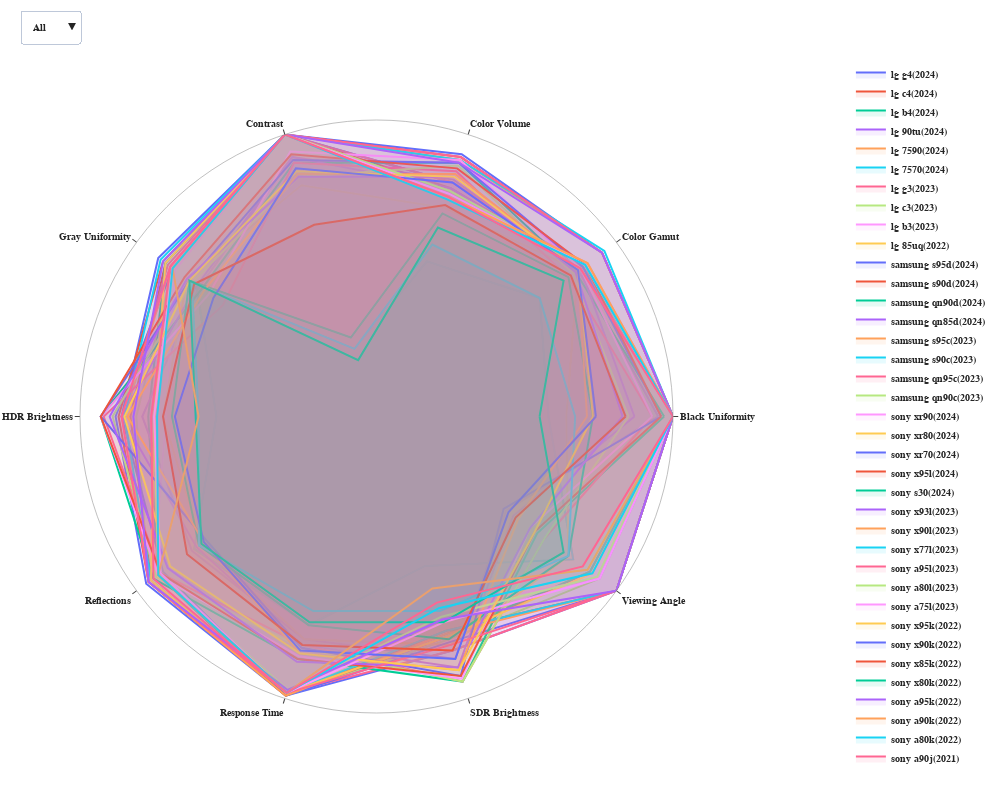

The notebook cell this image was saved under:
### Code cell
rvisualizer = Rvisualizer(measurement_dict)
rvisualizer.radar_scores()

### Figure 1 — Plotly figure (JSON) as saved in the notebook; plotly's stock layout.template omitted (floating-point values rounded to 4 significant figures)
{"data": [{"fill": "toself", "fillcolor": "rgba(99, 110, 250, 0.1)", "line": {"color": "#636EFA", "width": 2}, "mode": "lines", "name": "lg g4(2024)", "r": [10, 8.6, 8.3, 10, 8.5, 8.8, 9.6, 9.9, 8.3, 10, 10], "theta": ["Black Uniformity", "Color Gamut", "Color Volume", "Contrast", "Gray Uniformity", "HDR Brightness", "Reflections", "Response Time", "SDR Brightness", "Viewing Angle", "Black Uniformity"], "type": "scatterpolar", "visible": true}, {"fill": "toself", "fillcolor": "rgba(239, 85, 59, 0.1)", "line": {"color": "#EF553B", "width": 2}, "mode": "lines", "name": "lg c4(2024)", "r": [10, 8.6, 8.1, 10, 8.8, 8.3, 9.4, 9.9, 7.8, 8.9, 10], "theta": ["Black Uniformity", "Color Gamut", "Color Volume", "Contrast", "Gray Uniformity", "HDR Brightness", "Reflections", "Response Time", "SDR Brightness", "Viewing Angle", "Black Uniformity"], "type": "scatterpolar", "visible": true}, {"fill": "toself", "fillcolor": "rgba(0, 204, 150, 0.1)", "line": {"color": "#00CC96", "width": 2}, "mode": "lines", "name": "lg b4(2024)", "r": [10, 8.7, 7.9, 10, 8.8, 7.7, 9.1, 9.9, 7.7, 8.9, 10], "theta": ["Black Uniformity", "Color Gamut", "Color Volume", "Contrast", "Gray Uniformity", "HDR Brightness", "Reflections", "Response Time", "SDR Brightness", "Viewing Angle", "Black Uniformity"], "type": "scatterpolar", "visible": true}, {"fill": "toself", "fillcolor": "rgba(171, 99, 250, 0.1)", "line": {"color": "#AB63FA", "width": 2}, "mode": "lines", "name": "lg 90tu(2024)", "r": [9.5, 8.4, 8.4, 9.2, 7.4, 7.9, 7.7, 7.9, 8.6, 5.4, 9.5], "theta": ["Black Uniformity", "Color Gamut", "Color Volume", "Contrast", "Gray Uniformity", "HDR Brightness", "Reflections", "Response Time", "SDR Brightness", "Viewing Angle", "Black Uniformity"], "type": "scatterpolar", "visible": true}, {"fill": "toself", "fillcolor": "rgba(255, 161, 90, 0.1)", "line": {"color": "#FFA15A", "width": 2}, "mode": "lines", "name": "lg 7590(2024)", "r": [5.8, 6.8, 5.5, 2.4, 7.5, 5.4, 7.6, 7.4, 5.3, 8.2, 5.8], "theta": ["Black Uniformity", "Color Gamut", "Color Volume", "Contrast", "Gray Uniformity", "HDR Brightness", "Reflections", "Response Time", "SDR Brightness", "Viewing Angle", "Black Uniformity"], "type": "scatterpolar", "visible": true}, {"fill": "toself", "fillcolor": "rgba(25, 211, 243, 0.1)", "line": {"color": "#19D3F3", "width": 2}, "mode": "lines", "name": "lg 7570(2024)", "r": [5.8, 6.8, 5.5, 2.4, 7.5, 5.4, 7.6, 7.4, 5.3, 8.2, 5.8], "theta": ["Black Uniformity", "Color Gamut", "Color Volume", "Contrast", "Gray Uniformity", "HDR Brightness", "Reflections", "Response Time", "SDR Brightness", "Viewing Angle", "Black Uniformity"], "type": "scatterpolar", "visible": true}, {"fill": "toself", "fillcolor": "rgba(255, 102, 146, 0.1)", "line": {"color": "#FF6692", "width": 2}, "mode": "lines", "name": "lg g3(2023)", "r": [10, 8.6, 8.3, 10, 8.7, 8.5, 9.5, 9.8, 8.3, 10, 10], "theta": ["Black Uniformity", "Color Gamut", "Color Volume", "Contrast", "Gray Uniformity", "HDR Brightness", "Reflections", "Response Time", "SDR Brightness", "Viewing Angle", "Black Uniformity"], "type": "scatterpolar", "visible": true}, {"fill": "toself", "fillcolor": "rgba(182, 232, 128, 0.1)", "line": {"color": "#B6E880", "width": 2}, "mode": "lines", "name": "lg c3(2023)", "r": [10, 8.7, 7.9, 10, 8.5, 8.1, 9.5, 9.9, 7.9, 9.3, 10], "theta": ["Black Uniformity", "Color Gamut", "Color Volume", "Contrast", "Gray Uniformity", "HDR Brightness", "Reflections", "Response Time", "SDR Brightness", "Viewing Angle", "Black Uniformity"], "type": "scatterpolar", "visible": true}, {"fill": "toself", "fillcolor": "rgba(255, 151, 255, 0.1)", "line": {"color": "#FF97FF", "width": 2}, "mode": "lines", "name": "lg b3(2023)", "r": [10, 8.8, 7.9, 10, 8.4, 7.1, 9.3, 9.8, 6.8, 9.3, 10], "theta": ["Black Uniformity", "Color Gamut", "Color Volume", "Contrast", "Gray Uniformity", "HDR Brightness", "Reflections", "Response Time", "SDR Brightness", "Viewing Angle", "Black Uniformity"], "type": "scatterpolar", "visible": true}, {"fill": "toself", "fillcolor": "rgba(254, 203, 82, 0.1)", "line": {"color": "#FECB52", "width": 2}, "mode": "lines", "name": "lg 85uq(2022)", "r": [6.4, 8.4, 7.4, 8.2, 7.9, 7.2, 7.3, 7.9, 8.1, 8, 6.4], "theta": ["Black Uniformity", "Color Gamut", "Color Volume", "Contrast", "Gray Uniformity", "HDR Brightness", "Reflections", "Response Time", "SDR Brightness", "Viewing Angle", "Black Uniformity"], "type": "scatterpolar", "visible": true}, {"fill": "toself", "fillcolor": "rgba(99, 110, 250, 0.1)", "line": {"color": "#636EFA", "width": 2}, "mode": "lines", "name": "samsung s95d(2024)", "r": [10, 9.4, 9.3, 10, 9.1, 8.6, 8.9, 9.9, 8, 10, 10], "theta": ["Black Uniformity", "Color Gamut", "Color Volume", "Contrast", "Gray Uniformity", "HDR Brightness", "Reflections", "Response Time", "SDR Brightness", "Viewing Angle", "Black Uniformity"], "type": "scatterpolar", "visible": true}, {"fill": "toself", "fillcolor": "rgba(239, 85, 59, 0.1)", "line": {"color": "#EF553B", "width": 2}, "mode": "lines", "name": "samsung s90d(2024)", "r": [10, 9.4, 9.2, 10, 8.9, 8.7, 9.5, 9.9, 7.6, 10, 10], "theta": ["Black Uniformity", "Color Gamut", "Color Volume", "Contrast", "Gray Uniformity", "HDR Brightness", "Reflections", "Response Time", "SDR Brightness", "Viewing Angle", "Black Uniformity"], "type": "scatterpolar", "visible": true}, {"fill": "toself", "fillcolor": "rgba(0, 204, 150, 0.1)", "line": {"color": "#00CC96", "width": 2}, "mode": "lines", "name": "samsung qn90d(2024)", "r": [9.7, 8.3, 9, 9, 7.3, 9.3, 9.3, 8.6, 9.4, 6.7, 9.7], "theta": ["Black Uniformity", "Color Gamut", "Color Volume", "Contrast", "Gray Uniformity", "HDR Brightness", "Reflections", "Response Time", "SDR Brightness", "Viewing Angle", "Black Uniformity"], "type": "scatterpolar", "visible": true}, {"fill": "toself", "fillcolor": "rgba(171, 99, 250, 0.1)", "line": {"color": "#AB63FA", "width": 2}, "mode": "lines", "name": "samsung qn85d(2024)", "r": [8.7, 8.5, 8.1, 9.2, 7.5, 8.6, 7.5, 8.1, 8.9, 5.7, 8.7], "theta": ["Black Uniformity", "Color Gamut", "Color Volume", "Contrast", "Gray Uniformity", "HDR Brightness", "Reflections", "Response Time", "SDR Brightness", "Viewing Angle", "Black Uniformity"], "type": "scatterpolar", "visible": true}, {"fill": "toself", "fillcolor": "rgba(255, 161, 90, 0.1)", "line": {"color": "#FFA15A", "width": 2}, "mode": "lines", "name": "samsung s95c(2023)", "r": [10, 9.4, 9.1, 10, 8.6, 8.5, 9.5, 9.9, 7.7, 10, 10], "theta": ["Black Uniformity", "Color Gamut", "Color Volume", "Contrast", "Gray Uniformity", "HDR Brightness", "Reflections", "Response Time", "SDR Brightness", "Viewing Angle", "Black Uniformity"], "type": "scatterpolar", "visible": true}, {"fill": "toself", "fillcolor": "rgba(25, 211, 243, 0.1)", "line": {"color": "#19D3F3", "width": 2}, "mode": "lines", "name": "samsung s90c(2023)", "r": [10, 9.5, 9.1, 10, 9, 8.5, 9.4, 9.8, 7.6, 10, 10], "theta": ["Black Uniformity", "Color Gamut", "Color Volume", "Contrast", "Gray Uniformity", "HDR Brightness", "Reflections", "Response Time", "SDR Brightness", "Viewing Angle", "Black Uniformity"], "type": "scatterpolar", "visible": true}, {"fill": "toself", "fillcolor": "rgba(255, 102, 146, 0.1)", "line": {"color": "#FF6692", "width": 2}, "mode": "lines", "name": "samsung qn95c(2023)", "r": [9.3, 8, 8.7, 9, 6.4, 9.2, 9, 8.1, 9.4, 7, 9.3], "theta": ["Black Uniformity", "Color Gamut", "Color Volume", "Contrast", "Gray Uniformity", "HDR Brightness", "Reflections", "Response Time", "SDR Brightness", "Viewing Angle", "Black Uniformity"], "type": "scatterpolar", "visible": true}, {"fill": "toself", "fillcolor": "rgba(182, 232, 128, 0.1)", "line": {"color": "#B6E880", "width": 2}, "mode": "lines", "name": "samsung qn90c(2023)", "r": [8.5, 8.2, 8.9, 8.5, 7.7, 8.9, 9.2, 8.2, 9.4, 7, 8.5], "theta": ["Black Uniformity", "Color Gamut", "Color Volume", "Contrast", "Gray Uniformity", "HDR Brightness", "Reflections", "Response Time", "SDR Brightness", "Viewing Angle", "Black Uniformity"], "type": "scatterpolar", "visible": true}, {"fill": "toself", "fillcolor": "rgba(255, 151, 255, 0.1)", "line": {"color": "#FF97FF", "width": 2}, "mode": "lines", "name": "sony xr90(2024)", "r": [9.3, 8.5, 9.1, 9.4, 7, 9.3, 9.1, 8.5, 9.3, 6.4, 9.3], "theta": ["Black Uniformity", "Color Gamut", "Color Volume", "Contrast", "Gray Uniformity", "HDR Brightness", "Reflections", "Response Time", "SDR Brightness", "Viewing Angle", "Black Uniformity"], "type": "scatterpolar", "visible": true}, {"fill": "toself", "fillcolor": "rgba(254, 203, 82, 0.1)", "line": {"color": "#FECB52", "width": 2}, "mode": "lines", "name": "sony xr80(2024)", "r": [10, 8.7, 8, 10, 8.8, 7.5, 9.4, 9.8, 7.8, 9, 10], "theta": ["Black Uniformity", "Color Gamut", "Color Volume", "Contrast", "Gray Uniformity", "HDR Brightness", "Reflections", "Response Time", "SDR Brightness", "Viewing Angle", "Black Uniformity"], "type": "scatterpolar", "visible": true}, {"fill": "toself", "fillcolor": "rgba(99, 110, 250, 0.1)", "line": {"color": "#636EFA", "width": 2}, "mode": "lines", "name": "sony xr70(2024)", "r": [9.6, 8.6, 9, 9.1, 7.8, 9.3, 7.1, 8.2, 9.2, 5.3, 9.6], "theta": ["Black Uniformity", "Color Gamut", "Color Volume", "Contrast", "Gray Uniformity", "HDR Brightness", "Reflections", "Response Time", "SDR Brightness", "Viewing Angle", "Black Uniformity"], "type": "scatterpolar", "visible": true}, {"fill": "toself", "fillcolor": "rgba(239, 85, 59, 0.1)", "line": {"color": "#EF553B", "width": 2}, "mode": "lines", "name": "sony x95l(2024)", "r": [9.6, 8.7, 8.8, 9.3, 8, 9.3, 9, 8.6, 9.2, 6.6, 9.6], "theta": ["Black Uniformity", "Color Gamut", "Color Volume", "Contrast", "Gray Uniformity", "HDR Brightness", "Reflections", "Response Time", "SDR Brightness", "Viewing Angle", "Black Uniformity"], "type": "scatterpolar", "visible": true}, {"fill": "toself", "fillcolor": "rgba(0, 204, 150, 0.1)", "line": {"color": "#00CC96", "width": 2}, "mode": "lines", "name": "sony s30(2024)", "r": [7.3, 8, 7.2, 2.8, 7.8, 6.9, 7.4, 7.4, 7.9, 8, 7.3], "theta": ["Black Uniformity", "Color Gamut", "Color Volume", "Contrast", "Gray Uniformity", "HDR Brightness", "Reflections", "Response Time", "SDR Brightness", "Viewing Angle", "Black Uniformity"], "type": "scatterpolar", "visible": true}, {"fill": "toself", "fillcolor": "rgba(171, 99, 250, 0.1)", "line": {"color": "#AB63FA", "width": 2}, "mode": "lines", "name": "sony x93l(2023)", "r": [8.3, 8.3, 8.5, 8.5, 7.9, 9, 8.7, 8.7, 8.9, 6.4, 8.3], "theta": ["Black Uniformity", "Color Gamut", "Color Volume", "Contrast", "Gray Uniformity", "HDR Brightness", "Reflections", "Response Time", "SDR Brightness", "Viewing Angle", "Black Uniformity"], "type": "scatterpolar", "visible": true}, {"fill": "toself", "fillcolor": "rgba(255, 161, 90, 0.1)", "line": {"color": "#FFA15A", "width": 2}, "mode": "lines", "name": "sony x90l(2023)", "r": [7.1, 8.4, 8.6, 8.6, 7.2, 8.4, 7.2, 8.4, 9, 5.9, 7.1], "theta": ["Black Uniformity", "Color Gamut", "Color Volume", "Contrast", "Gray Uniformity", "HDR Brightness", "Reflections", "Response Time", "SDR Brightness", "Viewing Angle", "Black Uniformity"], "type": "scatterpolar", "visible": true}, {"fill": "toself", "fillcolor": "rgba(25, 211, 243, 0.1)", "line": {"color": "#19D3F3", "width": 2}, "mode": "lines", "name": "sony x77l(2023)", "r": [6.7, 6.8, 6.1, 2.4, 7.7, 6, 7.4, 6.9, 6.9, 8, 6.7], "theta": ["Black Uniformity", "Color Gamut", "Color Volume", "Contrast", "Gray Uniformity", "HDR Brightness", "Reflections", "Response Time", "SDR Brightness", "Viewing Angle", "Black Uniformity"], "type": "scatterpolar", "visible": true}, {"fill": "toself", "fillcolor": "rgba(255, 102, 146, 0.1)", "line": {"color": "#FF6692", "width": 2}, "mode": "lines", "name": "sony a95l(2023)", "r": [10, 9.4, 9.2, 10, 8.6, 8.6, 9.5, 9.8, 8.1, 10, 10], "theta": ["Black Uniformity", "Color Gamut", "Color Volume", "Contrast", "Gray Uniformity", "HDR Brightness", "Reflections", "Response Time", "SDR Brightness", "Viewing Angle", "Black Uniformity"], "type": "scatterpolar", "visible": true}, {"fill": "toself", "fillcolor": "rgba(182, 232, 128, 0.1)", "line": {"color": "#B6E880", "width": 2}, "mode": "lines", "name": "sony a80l(2023)", "r": [10, 8.7, 8, 10, 8.5, 7.5, 9.1, 9.7, 7.1, 9.2, 10], "theta": ["Black Uniformity", "Color Gamut", "Color Volume", "Contrast", "Gray Uniformity", "HDR Brightness", "Reflections", "Response Time", "SDR Brightness", "Viewing Angle", "Black Uniformity"], "type": "scatterpolar", "visible": true}, {"fill": "toself", "fillcolor": "rgba(255, 151, 255, 0.1)", "line": {"color": "#FF97FF", "width": 2}, "mode": "lines", "name": "sony a75l(2023)", "r": [10, 8.7, 7.9, 10, 8.5, 7.5, 9, 9.8, 7.3, 9.3, 10], "theta": ["Black Uniformity", "Color Gamut", "Color Volume", "Contrast", "Gray Uniformity", "HDR Brightness", "Reflections", "Response Time", "SDR Brightness", "Viewing Angle", "Black Uniformity"], "type": "scatterpolar", "visible": true}, {"fill": "toself", "fillcolor": "rgba(254, 203, 82, 0.1)", "line": {"color": "#FECB52", "width": 2}, "mode": "lines", "name": "sony x95k(2022)", "r": [7.3, 8.4, 8.5, 8.7, 7.8, 8.5, 8.6, 8.4, 9, 6.6, 7.3], "theta": ["Black Uniformity", "Color Gamut", "Color Volume", "Contrast", "Gray Uniformity", "HDR Brightness", "Reflections", "Response Time", "SDR Brightness", "Viewing Angle", "Black Uniformity"], "type": "scatterpolar", "visible": true}, {"fill": "toself", "fillcolor": "rgba(99, 110, 250, 0.1)", "line": {"color": "#636EFA", "width": 2}, "mode": "lines", "name": "sony x90k(2022)", "r": [7.4, 8.4, 8.3, 8.8, 6.8, 6.8, 7.2, 8.3, 8.6, 5.5, 7.4], "theta": ["Black Uniformity", "Color Gamut", "Color Volume", "Contrast", "Gray Uniformity", "HDR Brightness", "Reflections", "Response Time", "SDR Brightness", "Viewing Angle", "Black Uniformity"], "type": "scatterpolar", "visible": true}, {"fill": "toself", "fillcolor": "rgba(239, 85, 59, 0.1)", "line": {"color": "#EF553B", "width": 2}, "mode": "lines", "name": "sony x85k(2022)", "r": [8.4, 8.1, 7.5, 6.8, 7.6, 7.2, 7.9, 8.1, 8.3, 5.8, 8.4], "theta": ["Black Uniformity", "Color Gamut", "Color Volume", "Contrast", "Gray Uniformity", "HDR Brightness", "Reflections", "Response Time", "SDR Brightness", "Viewing Angle", "Black Uniformity"], "type": "scatterpolar", "visible": true}, {"fill": "toself", "fillcolor": "rgba(0, 204, 150, 0.1)", "line": {"color": "#00CC96", "width": 2}, "mode": "lines", "name": "sony x80k(2022)", "r": [5.5, 7.8, 6.7, 2, 7.8, 6.1, 7.3, 7.3, 7.3, 7.8, 5.5], "theta": ["Black Uniformity", "Color Gamut", "Color Volume", "Contrast", "Gray Uniformity", "HDR Brightness", "Reflections", "Response Time", "SDR Brightness", "Viewing Angle", "Black Uniformity"], "type": "scatterpolar", "visible": true}, {"fill": "toself", "fillcolor": "rgba(171, 99, 250, 0.1)", "line": {"color": "#AB63FA", "width": 2}, "mode": "lines", "name": "sony a95k(2022)", "r": [10, 9.4, 9, 10, 8.9, 8.2, 9.5, 9.7, 7.2, 10, 10], "theta": ["Black Uniformity", "Color Gamut", "Color Volume", "Contrast", "Gray Uniformity", "HDR Brightness", "Reflections", "Response Time", "SDR Brightness", "Viewing Angle", "Black Uniformity"], "type": "scatterpolar", "visible": true}, {"fill": "toself", "fillcolor": "rgba(255, 161, 90, 0.1)", "line": {"color": "#FFA15A", "width": 2}, "mode": "lines", "name": "sony a90k(2022)", "r": [10, 8.8, 7.8, 10, 8.5, 6, 9.1, 9.8, 6.1, 8.8, 10], "theta": ["Black Uniformity", "Color Gamut", "Color Volume", "Contrast", "Gray Uniformity", "HDR Brightness", "Reflections", "Response Time", "SDR Brightness", "Viewing Angle", "Black Uniformity"], "type": "scatterpolar", "visible": true}, {"fill": "toself", "fillcolor": "rgba(25, 211, 243, 0.1)", "line": {"color": "#19D3F3", "width": 2}, "mode": "lines", "name": "sony a80k(2022)", "r": [10, 8.7, 7.7, 10, 8.5, 7.4, 9.1, 9.8, 6.8, 9, 10], "theta": ["Black Uniformity", "Color Gamut", "Color Volume", "Contrast", "Gray Uniformity", "HDR Brightness", "Reflections", "Response Time", "SDR Brightness", "Viewing Angle", "Black Uniformity"], "type": "scatterpolar", "visible": true}, {"fill": "toself", "fillcolor": "rgba(255, 102, 146, 0.1)", "line": {"color": "#FF6692", "width": 2}, "mode": "lines", "name": "sony a90j(2021)", "r": [10, 8.5, 7.8, 10, 8.6, 7.6, 9.3, 9.8, 6.6, 8.6, 10], "theta": ["Black Uniformity", "Color Gamut", "Color Volume", "Contrast", "Gray Uniformity", "HDR Brightness", "Reflections", "Response Time", "SDR Brightness", "Viewing Angle", "Black Uniformity"], "type": "scatterpolar", "visible": true}], "layout": {"font": {"family": "Arial, sans-serif", "size": 10, "weight": "bold"}, "height": 800, "legend": {"font": {"family": "Arial, sans-serif", "size": 10}, "traceorder": "normal", "x": 1.3, "y": 0.5}, "margin": {"b": 10, "l": 80, "r": 100, "t": 10}, "polar": {"angularaxis": {"linecolor": "gray", "linewidth": 0.5, "showline": true, "type": "category", "visible": true}, "radialaxis": {"autorange": false, "range": [0, 10], "showline": false, "type": "linear", "visible": false}}, "showlegend": true, "updatemenus": [{"buttons": [{"args": [{"visible": [true, true, true, true, true, true, true, true, true, true, true, true, true, true, true, true, true, true, true, true, true, true, true, true, true, true, true, true, true, true, true, true, true, true, true, true, true]}], "label": "All", "method": "update"}, {"args": [{"visible": [true, true, true, true, true, true, false, false, false, false, true, true, true, true, false, false, false, false, true, true, true, true, true, false, false, false, false, false, false, false, false, false, false, false, false, false, false]}], "label": "2024", "method": "update"}, {"args": [{"visible": [false, false, false, false, false, false, true, true, true, false, false, false, false, false, true, true, true, true, false, false, false, false, false, true, true, true, true, true, true, false, false, false, false, false, false, false, false]}], "label": "2023", "method": "update"}, {"args": [{"visible": [false, false, false, false, false, false, false, false, false, true, false, false, false, false, false, false, false, false, false, false, false, false, false, false, false, false, false, false, false, true, true, true, true, true, true, true, false]}], "label": "2022", "method": "update"}, {"args": [{"visible": [false, false, false, false, false, false, false, false, false, false, false, false, false, false, false, false, false, false, false, false, false, false, false, false, false, false, false, false, false, false, false, false, false, false, false, false, true]}], "label": "2021", "method": "update"}], "direction": "down", "showactive": true, "x": 0, "y": 1, "yanchor": "bottom"}], "width": 1000}}
